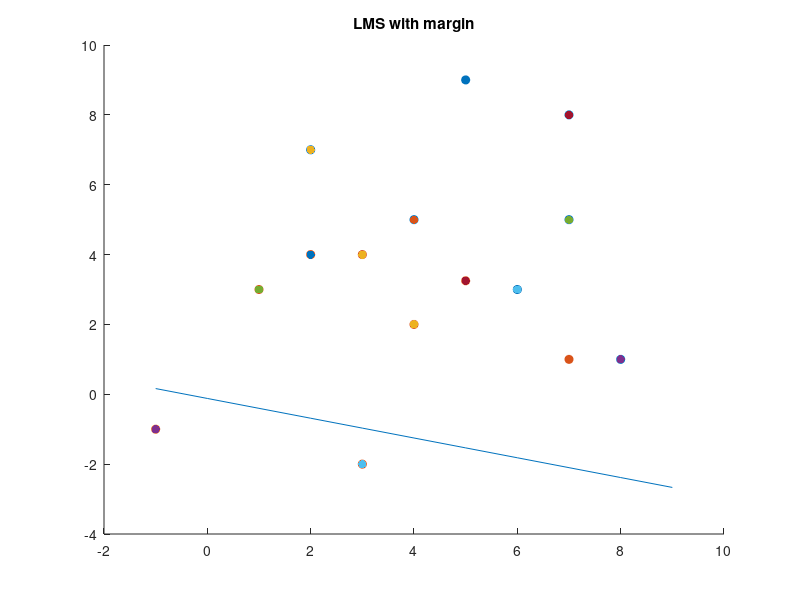

Recreate this plot in MATLAB.
X=zeros(14,3);
X=[1 2 7;1 8 1;1 7 5;1 6 3;1 7 8;1 5 9;1 4 5;-1 -4 -2;-1 1 1;-1 -1 -3;-1 -3 2;-1 -5 -3.25;-1 -2 -4;-1 -7 -1];
original_X=[1 2 7;1 8 1;1 7 5;1 6 3;1 7 8;1 5 9;1 4 5;1 4 2;1 -1 -1;1 1 3;1 3 -2;1 5 3.25;1 2 4;1 7 1];
b=[1 4 3 6 5 2 3 7 4 6 5 1 2 3];
a=[1 0.3 0.7];
temp=zeros(1,3);
%disp(temp)
count=0;
eta=1;
threshold=40;
while (1)
    index=rem(count,14)+1;
    temp(1)=X(index);
    temp(2)=X(index+14);
    temp(3)=X(index+28);
%    disp(temp)
    count=count+1;
    a=a+((eta/count)*(b(index)-dot(transpose(a),temp)))*temp;
    if abs((b(index)-dot(transpose(a),temp))*temp)>threshold
        break
    end
%    count=count+1
end
figure;
x1=[2 8 7 6 7 5 4];
y1=[7 1 5 3 8 9 5];
scatter(x1,y1,'red');
hold on;
x2=[4 -1 1 3 5 2 7 3];
y2=[2 -1 3 -2 3.25 4 1 4];
scatter(x2,y2,'blue');
x=-1:9;
y=(-1*a(1)-a(2)*x)/a(3);
plot(x,y);
count=1;
while(count<=14)
    temp(1)=original_X(count);
    temp(2)=original_X(count+14);
    temp(3)=original_X(count+28);
%    disp(temp)
    if dot(transpose(a),temp)>0
        scatter(temp(2),temp(3),'red','filled');
        hold on;
    else
        scatter(temp(2),temp(3),'blue','filled');
        hold on;
    end
    count=count+1;
end
scatter(3,4,'red','filled')
title('LMS with margin');